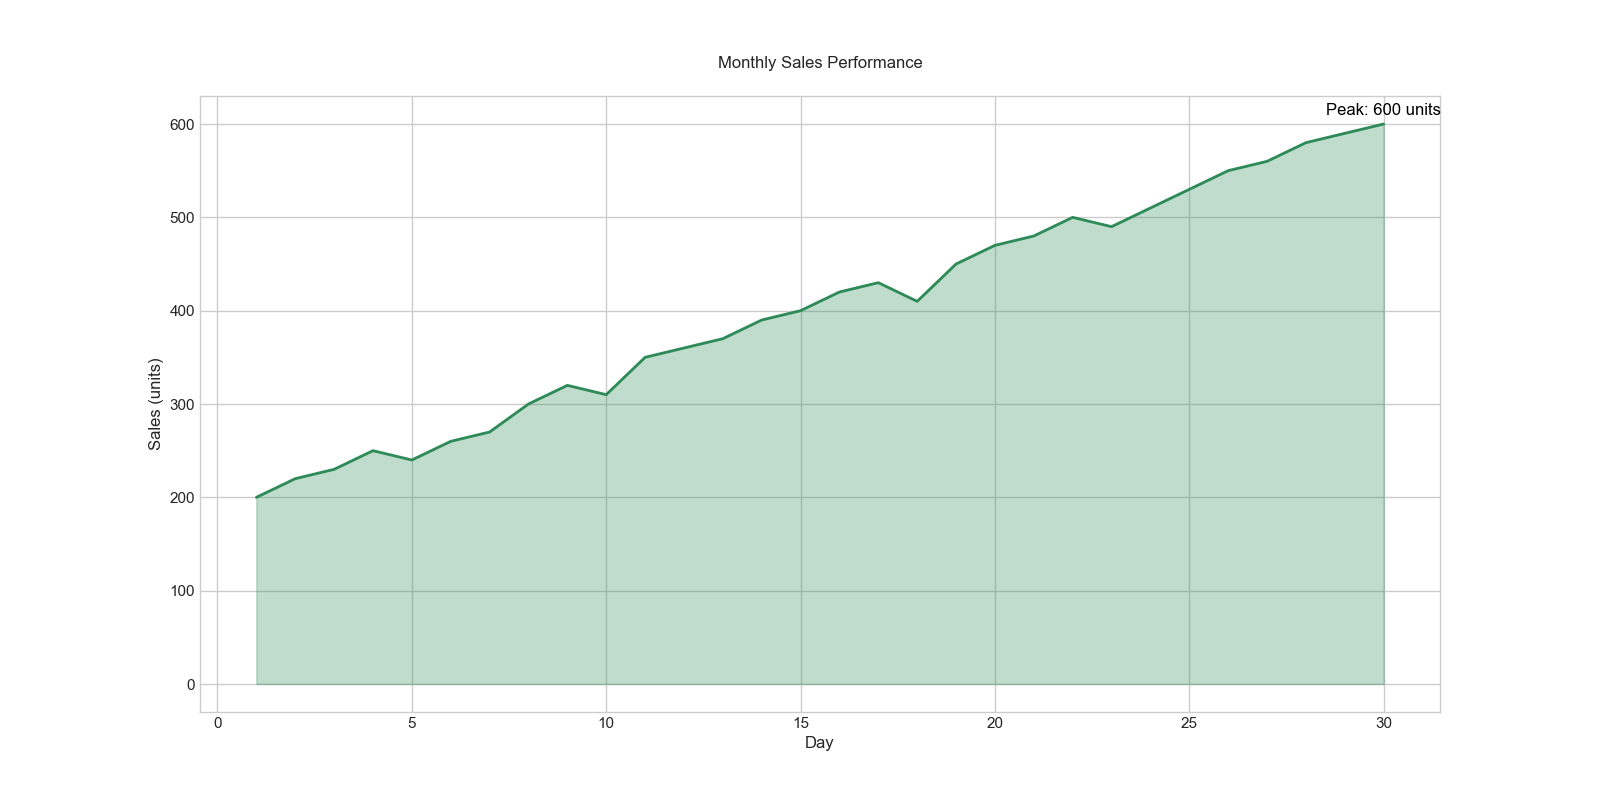

Write the Python code that produced this figure.

import pandas as pd
import matplotlib.pyplot as plt

# Create a DataFrame from the data points
data = {
    'Day': list(range(1, 31)),
    'Sales': [200, 220, 230, 250, 240, 260, 270, 300, 320, 310,
              350, 360, 370, 390, 400, 420, 430, 410, 450, 470,
              480, 500, 490, 510, 530, 550, 560, 580, 590, 600]
}
df = pd.DataFrame(data)

# Define the color palette as specific color codes
color = "#2E8B57"

# Set the figure size for width and height
plt.figure(figsize=(16, 8))

# Create an area plot
plt.plot(df['Day'], df['Sales'], color=color, linewidth=2)
plt.fill_between(df['Day'], df['Sales'], color=color, alpha=0.3)

# Annotating the highest sales on the chart
max_sales_day = df['Sales'].idxmax() + 1
max_sales = df['Sales'].max()
plt.text(max_sales_day, max_sales + 10, f'Peak: {max_sales} units', horizontalalignment='center', color='black')

# Set the title
plt.title('Monthly Sales Performance', pad=20)

# Set the x and y axis labels
plt.xlabel('Day')
plt.ylabel('Sales (units)')

# Show the plot
plt.show()
